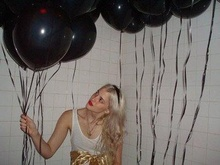
%> input picture poisson_editing/balloon.jpg, 220 x 165 px, shrunk from 400 x 300 before the run
$ octave imageEditing.m   (GNU Octave 9; MATLAB toolbox functions it lacks are replaced by stand-ins)
%> lines starting %> are read from the running program, lines starting %| are printed output that depends on the picture; in (x1, y1, x2, y2) boxes, pixels count from 0 and x2, y2 are one past the last pixel; in counts of white or black regions, pixels touching at a corner belong together; the program's own positions count from 1
%


offsetRow=60;
offsetCol=40;
%read in source image and mask, target image
target_img=imread('balloon.jpg');
%> target_img is the input picture: size 165x220x3 uint8; mean R, G, B 113.3, 106.9, 102.6
source_img=imread('deema.jpg');
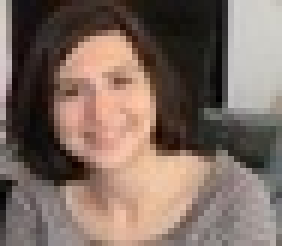
%> input picture poisson_editing/deema.jpg, 47 x 41 px, shrunk from 85 x 74 before the run (shown 6 times larger)
%> source_img is the input picture: size 41x47x3 uint8; mean R, G, B 126.5, 107.9, 98.1
mask_img=imread('deemaMask.jpg');
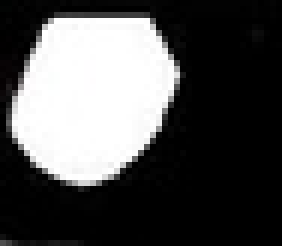
%> input picture poisson_editing/deemaMask.jpg, 47 x 41 px, shrunk from 85 x 74 before the run (shown 6 times larger)
%> mask_img is the input picture: size 41x47x3 uint8; mean R, G, B 79.9, 79.8, 79.8

mask=rgb2gray(mask_img);
mask(find(mask<100))=0;
[rows cols ~]=size(source_img);
%> rows = 41; cols = 47
n=rows*cols;
%> n = 1927

orig_target=target_img;
%only use the portion of the target image we are inserting into
target_img=target_img((offsetRow+1):(rows+offsetRow),(offsetCol+1):(cols+offsetCol),:);
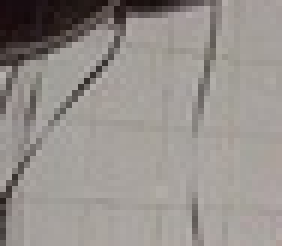
%> target_img: size 41x47x3 uint8 (shown 6 times larger); mean R, G, B 150.7, 145.2, 141.1

%initialize image we are solving for
finalImage=zeros(rows,cols,3);

%set up laplacian
%credit for laplacian code is from YIJIA XU @ Shanghai University of Engineering Science
%https://code.google.com/p/imageblending/
L= [0 1 0;1 -4 1; 0 1 0];


%solve each color channel
for channel=1:3

    target=target_img(:,:,channel);
    source=source_img(:,:,channel);
    laplacian=conv2(source,-L,'same');
    A=sparse(n,n);
    for i=1:n
        A(i,i)=1;
    end
    b=zeros(n,1);
    disp('allocated matrix')
    for i=1:rows
        for j=1:cols
            pixel=(i-1)*cols+j;

            if mask(i,j)==0
                b(pixel)=target(i,j);
                continue
            end
            N=4;
            solution=0;
            for neighborRow=i-1:2:i+1
                if neighborRow<1||neighborRow>rows
                    N=N-1;
                    continue
                end

                if mask(neighborRow,j)>0
                    A(pixel,(neighborRow-1)*cols+j)=-1;
                else
                    solution=solution+target(neighborRow,j);
                end
            end
            for neighborCol=j-1:2:j+1
                if neighborCol<1||neighborCol>cols
                    N=N-1;
                    continue
                end

                if mask(i,neighborCol)>0
                    A(pixel,(i-1)*cols+neighborCol)=-1;
                else
                    solution=solution+target(i,neighborCol);
                end
            end
            solution;
            A(pixel,pixel)=N;
            b(pixel)=solution+laplacian(i,j);
        end
    end
    x=A\b;
    index=1;
    for i=1:rows
        for j=1:cols
            finalImage(i,j,channel)=x(index);
            index=index+1;
        end
    end

end
%> this loop made 3 passes
%> pass 1, `laplacian=conv2(source,-L,'same');`:
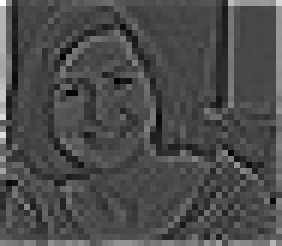
%> laplacian: size 41x47 double (shown 6 times larger); min -186, max 477, mean 11.6; drawn with min black and max white
%> after the loop:
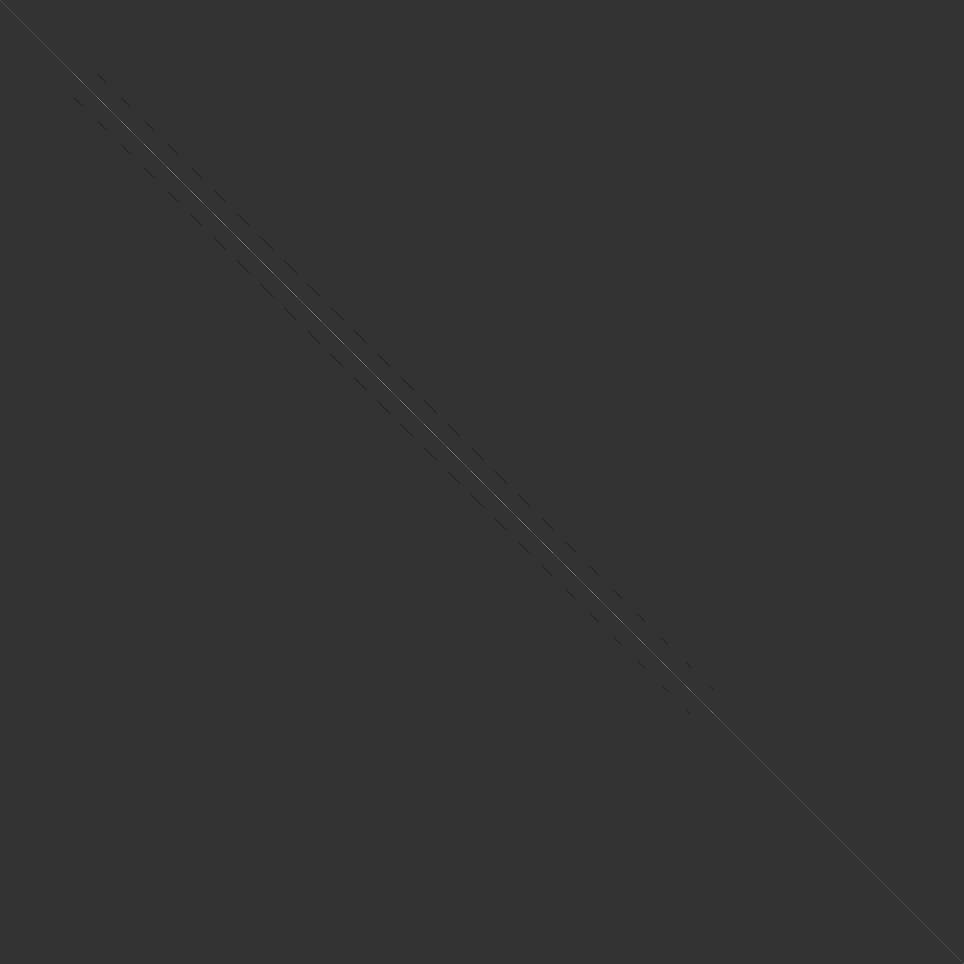
%> A: size 1927x1927 double (shown at 1/2 size); min -1, max 4, mean 0.000387; drawn with min black and max white
%> after the loop:
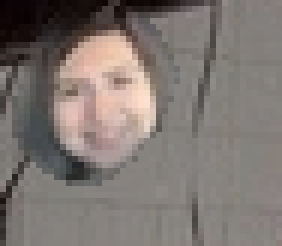
%> finalImage: size 41x47x3 double (shown 6 times larger); mean R, G, B 159, 149.1, 144; drawn with min black and max white
%> after the loop, b = 1927 values, max 255 at index 641, min -192 at index 434, mean 103.2

%use full target image
orig_target((offsetRow+1):(rows+offsetRow),(offsetCol+1):(cols+offsetCol),:)=finalImage;
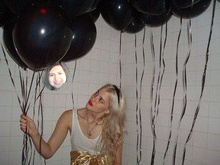
%> orig_target: size 165x220x3 uint8; 1.66% of pixels changed, all inside (x1, y1, x2, y2) = (42, 63, 70, 91)
